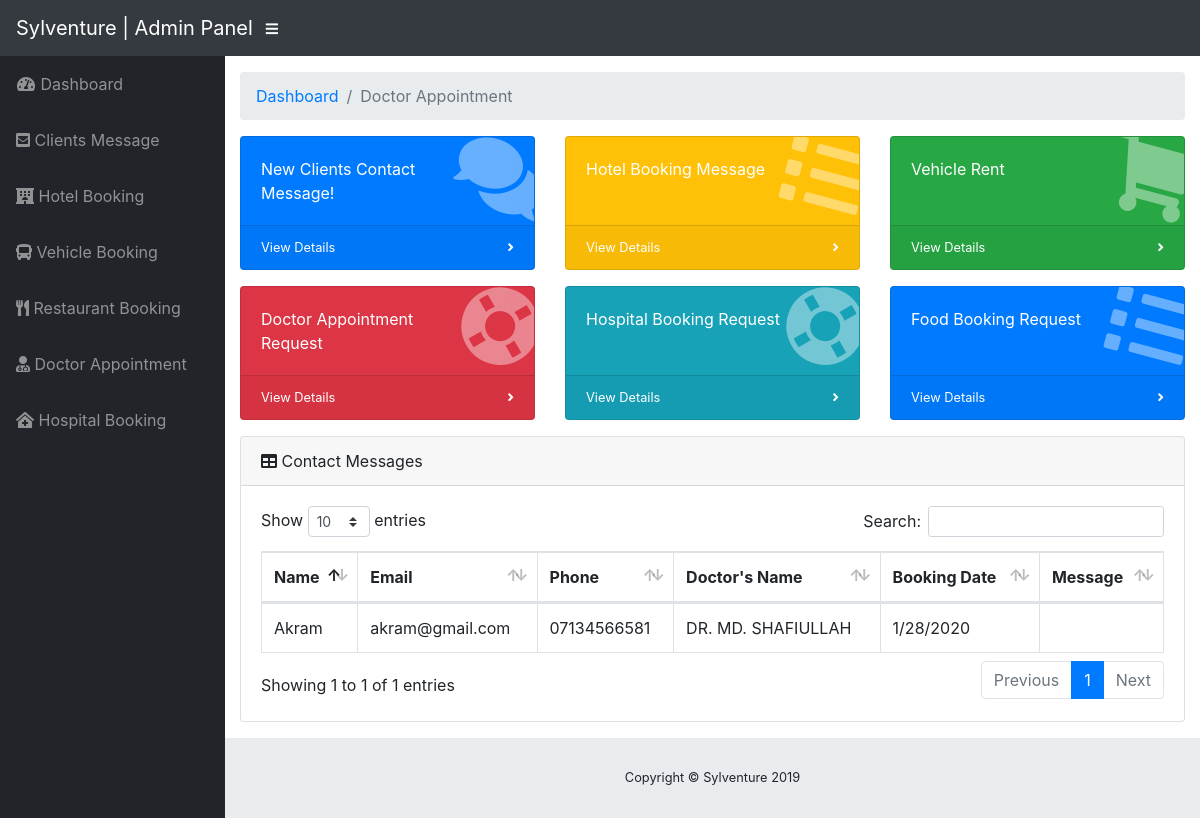
Page /admin/doctor_booking.php on the committed database.
### tables this page shows
CREATE TABLE `doctor_reservation` (
  `id` int(11) NOT NULL,
  `name` varchar(255) NOT NULL,
  `email` varchar(255) NOT NULL,
  `phone` varchar(13) NOT NULL,
  `doctor` varchar(255) NOT NULL,
  `bookingDate` varchar(255) NOT NULL,
  `message` varchar(255) DEFAULT NULL
);

### admin/doctor_booking.php (the view, shortened to what this page needs)
<?php
  include '../db/config.php';
?>
<!DOCTYPE html>
<html lang="en">
<head>
  <link href="vendor/fontawesome-free/css/all.min.css" rel="stylesheet" type="text/css">
  <link href="vendor/datatables/dataTables.bootstrap4.css" rel="stylesheet">
  <link href="css/sb-admin.css" rel="stylesheet">
</head>
<body id="page-top">
  <nav class="navbar navbar-expand navbar-dark bg-dark static-top">
    <a class="navbar-brand mr-1" href="index.html">Sylventure | Admin Panel</a>
    <button class="btn btn-link btn-sm text-white order-1 order-sm-0" id="sidebarToggle" href="#">
      <i class="fas fa-bars"></i>
    </button>
  </nav>
  <div id="wrapper">
    <ul class="sidebar navbar-nav">
      <li class="nav-item">
        <a class="nav-link" href="index.php">
          <i class="fas fa-fw fa-tachometer-alt"></i>
          <span>Dashboard</span>
        </a>
      </li>
      <li class="nav-item">
        <a class="nav-link" href="index.php">
          <i class="fas fa-envelope-square"></i>
          <span>Clients Message</span>
        </a>
      </li>
      <li class="nav-item">
        <a class="nav-link" href="hotel_booking.php">
          <i class="fas fa-hotel"></i>
          <span>Hotel Booking</span></a>
      </li>
      <li class="nav-item">
        <a class="nav-link" href="vehicle_booking.php">
          <i class="fas fa-bus"></i>
          <span>Vehicle Booking</span></a>
      </li>
      <li class="nav-item">
        <a class="nav-link" href="restaurant_booking.php">
          <i class="fas fa-utensils"></i>
          <span>Restaurant Booking</span></a>
      </li>
      <li class="nav-item">
        <a class="nav-link active" href="doctor_booking.php">
          <i class="fas fa-user-md"></i>
          <span>Doctor Appointment</span></a>
      </li>
      <li class="nav-item">
        <a class="nav-link" href="hospital_booking.php">
          <i class="fas fa-clinic-medical"></i>
          <span>Hospital Booking</span></a>
      </li>
    </ul>
    <div id="content-wrapper">
      <div class="container-fluid">
        <ol class="breadcrumb">
          <li class="breadcrumb-item">
            <a href="#">Dashboard</a>
          </li>
          <li class="breadcrumb-item active">Doctor Appointment</li>
        </ol>
        <div class="row">
          <div class="col-xl-4 col-sm-6 mb-3">
            <div class="card text-white bg-primary o-hidden h-100">
              <div class="card-body">
                <div class="card-body-icon">
                  <i class="fas fa-fw fa-comments"></i>
                </div>
                <div class="mr-5">New Clients Contact Message!</div>
              </div>
              <a class="card-footer text-white clearfix small z-1" href="index.php">
                <span class="float-left">View Details</span>
                <span class="float-right">
                  <i class="fas fa-angle-right"></i>
                </span>
              </a>
            </div>
          </div>
          <div class="col-xl-4 col-sm-6 mb-3">
            <div class="card text-white bg-warning o-hidden h-100">
              <div class="card-body">
                <div class="card-body-icon">
                  <i class="fas fa-fw fa-list"></i>
                </div>
                <div class="mr-5">Hotel Booking Message</div>
              </div>
              <a class="card-footer text-white clearfix small z-1" href="hotel_booking.php">
                <span class="float-left">View Details</span>
                <span class="float-right">
                  <i class="fas fa-angle-right"></i>
                </span>
              </a>
            </div>
          </div>
          <div class="col-xl-4 col-sm-6 mb-3">
            <div class="card text-white bg-success o-hidden h-100">
              <div class="card-body">
                <div class="card-body-icon">
                  <i class="fas fa-fw fa-shopping-cart"></i>
                </div>
                <div class="mr-5">Vehicle Rent</div>
              </div>
              <a class="card-footer text-white clearfix small z-1" href="vehicle_booking.php">
                <span class="float-left">View Details</span>
                <span class="float-right">
                  <i class="fas fa-angle-right"></i>
                </span>
              </a>
            </div>
          </div>
          <div class="col-xl-4 col-sm-6 mb-3">
            <div class="card text-white bg-danger o-hidden h-100">
              <div class="card-body">
                <div class="card-body-icon">
                  <i class="fas fa-fw fa-life-ring"></i>
                </div>
                <div class="mr-5">Doctor Appointment Request</div>
              </div>
              <a class="card-footer text-white clearfix small z-1" href="doctor_booking.php">
                <span class="float-left">View Details</span>
                <span class="float-right">
                  <i class="fas fa-angle-right"></i>
                </span>
              </a>
            </div>
          </div>
		      <div class="col-xl-4 col-sm-6 mb-3">
            <div class="card text-white bg-info o-hidden h-100">
              <div class="card-body">
                <div class="card-body-icon">
                  <i class="fas fa-fw fa-life-ring"></i>
                </div>
                <div class="mr-5">Hospital Booking Request</div>
              </div>
              <a class="card-footer text-white clearfix small z-1" href="hospital_booking.php">
                <span class="float-left">View Details</span>
                <span class="float-right">
                  <i class="fas fa-angle-right"></i>
                </span>
              </a>
            </div>
          </div>
		      <div class="col-xl-4 col-sm-6 mb-3">
            <div class="card text-white bg-primary o-hidden h-100">
              <div class="card-body">
                <div class="card-body-icon">
                  <i class="fas fa-fw fa-list"></i>
                </div>
                <div class="mr-5">Food Booking Request</div>
              </div>
              <a class="card-footer text-white clearfix small z-1" href="restaurant_booking.php">
                <span class="float-left">View Details</span>
                <span class="float-right">
                  <i class="fas fa-angle-right"></i>
                </span>
              </a>
            </div>
          </div>
        </div>
        <?php
          $statement = $pdo->prepare("SELECT * FROM `doctor_reservation`");
          $statement->execute();
          $clients = $statement->fetchAll(PDO::FETCH_ASSOC);
        ?>
        <div class="card mb-3">
          <div class="card-header">
            <i class="fas fa-table"></i>
            Contact Messages</div>
          <div class="card-body">
            <div class="table-responsive">
              <table class="table table-bordered" id="dataTable" width="100%" cellspacing="0">
                <thead>
                  <tr>
                    <th>Name</th>
                    <th>Email</th>
                    <th>Phone</th>
                    <th>Doctor's Name</th>
                    <th>Booking Date</th>
                    <th>Message</th>
                  </tr>
                </thead>
                <tbody>
                  <?php foreach ($clients as $client): ?>
                    <tr>
                    <td><?php echo $client['name'] ?></td>
                    <td><?php echo $client['email'] ?></td>
                    <td><?php echo $client['phone'] ?></td>
                    <td><?php echo $client['doctor'] ?></td>
                    <td><?php echo $client['bookingDate'] ?></td>
                    <td><?php echo $client['message'] ?></td>
                  </tr>
                  <?php endforeach ?>
                </tbody>
              </table>
            </div>
          </div>
        </div>
      </div>
      <footer class="sticky-footer">
        <div class="container my-auto">
          <div class="copyright text-center my-auto">
            <span>Copyright © Sylventure 2019</span>
          </div>
        </div>
      </footer>
    </div>
  </div>
</body>
</html>

### rows in the picture
doctor_reservation: name "Akram", email "akram@gmail.com", phone "07134566581", doctor "DR. MD. SHAFIULLAH", bookingDate "1/28/2020"
